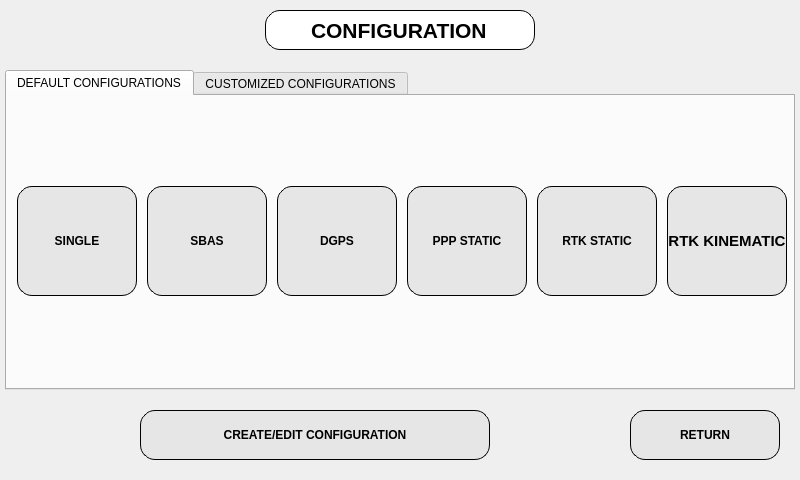
<?xml version="1.0" encoding="UTF-8"?>
<ui version="4.0">
 <class>ChoixConfig</class>
 <widget class="QDialog" name="ChoixConfig">
  <property name="geometry">
   <rect>
    <x>0</x>
    <y>0</y>
    <width>800</width>
    <height>480</height>
   </rect>
  </property>
  <property name="windowTitle">
   <string>Dialog</string>
  </property>
  <widget class="QTabWidget" name="tabWidget">
   <property name="geometry">
    <rect>
     <x>5</x>
     <y>70</y>
     <width>790</width>
     <height>320</height>
    </rect>
   </property>
   <property name="tabPosition">
    <enum>QTabWidget::North</enum>
   </property>
   <property name="tabShape">
    <enum>QTabWidget::Rounded</enum>
   </property>
   <property name="currentIndex">
    <number>0</number>
   </property>
   <widget class="QWidget" name="Default_tab">
    <attribute name="title">
     <string>DEFAULT CONFIGURATIONS</string>
    </attribute>
    <widget class="QPushButton" name="SingleButton">
     <property name="geometry">
      <rect>
       <x>10</x>
       <y>90</y>
       <width>120</width>
       <height>110</height>
      </rect>
     </property>
     <property name="font">
      <font>
       <weight>75</weight>
       <bold>true</bold>
      </font>
     </property>
     <property name="styleSheet">
      <string notr="true">border-radius: 15px;
border: 1px solid black;
background-color: rgb(230, 230, 230);</string>
     </property>
     <property name="text">
      <string>SINGLE</string>
     </property>
    </widget>
    <widget class="QPushButton" name="DGPSButton">
     <property name="geometry">
      <rect>
       <x>270</x>
       <y>90</y>
       <width>120</width>
       <height>110</height>
      </rect>
     </property>
     <property name="font">
      <font>
       <weight>75</weight>
       <bold>true</bold>
      </font>
     </property>
     <property name="styleSheet">
      <string notr="true">border-radius: 15px;
border: 1px solid black;
background-color: rgb(230, 230, 230);</string>
     </property>
     <property name="text">
      <string>DGPS</string>
     </property>
    </widget>
    <widget class="QPushButton" name="RTKButton">
     <property name="geometry">
      <rect>
       <x>530</x>
       <y>90</y>
       <width>120</width>
       <height>110</height>
      </rect>
     </property>
     <property name="font">
      <font>
       <weight>75</weight>
       <bold>true</bold>
      </font>
     </property>
     <property name="styleSheet">
      <string notr="true">border-radius: 15px;
border: 1px solid black;
background-color: rgb(230, 230, 230);</string>
     </property>
     <property name="text">
      <string>RTK STATIC</string>
     </property>
    </widget>
    <widget class="QPushButton" name="RTKButton_2">
     <property name="geometry">
      <rect>
       <x>660</x>
       <y>90</y>
       <width>120</width>
       <height>110</height>
      </rect>
     </property>
     <property name="font">
      <font>
       <pointsize>11</pointsize>
       <weight>75</weight>
       <bold>true</bold>
      </font>
     </property>
     <property name="styleSheet">
      <string notr="true">border-radius: 15px;
border: 1px solid black;
background-color: rgb(230, 230, 230);</string>
     </property>
     <property name="text">
      <string>RTK KINEMATIC</string>
     </property>
    </widget>
    <widget class="QPushButton" name="PPPButton">
     <property name="geometry">
      <rect>
       <x>400</x>
       <y>90</y>
       <width>120</width>
       <height>110</height>
      </rect>
     </property>
     <property name="font">
      <font>
       <weight>75</weight>
       <bold>true</bold>
      </font>
     </property>
     <property name="styleSheet">
      <string notr="true">border-radius: 15px;
border: 1px solid black;
background-color: rgb(230, 230, 230);</string>
     </property>
     <property name="text">
      <string>PPP STATIC</string>
     </property>
    </widget>
    <widget class="QPushButton" name="SBASButton">
     <property name="geometry">
      <rect>
       <x>140</x>
       <y>90</y>
       <width>120</width>
       <height>110</height>
      </rect>
     </property>
     <property name="font">
      <font>
       <weight>75</weight>
       <bold>true</bold>
      </font>
     </property>
     <property name="styleSheet">
      <string notr="true">border-radius: 15px;
border: 1px solid black;
background-color: rgb(230, 230, 230);</string>
     </property>
     <property name="text">
      <string>SBAS</string>
     </property>
    </widget>
   </widget>
   <widget class="QWidget" name="Customized_tab">
    <attribute name="title">
     <string>CUSTOMIZED CONFIGURATIONS</string>
    </attribute>
    <widget class="QPushButton" name="Custom3Button">
     <property name="geometry">
      <rect>
       <x>270</x>
       <y>20</y>
       <width>120</width>
       <height>110</height>
      </rect>
     </property>
     <property name="font">
      <font>
       <weight>75</weight>
       <bold>true</bold>
      </font>
     </property>
     <property name="styleSheet">
      <string notr="true">border-radius: 15px;
border: 1px solid black;
background-color: rgb(230, 230, 230);</string>
     </property>
     <property name="text">
      <string>CUSTOM 3</string>
     </property>
    </widget>
    <widget class="QPushButton" name="Custom5Button">
     <property name="geometry">
      <rect>
       <x>530</x>
       <y>20</y>
       <width>120</width>
       <height>110</height>
      </rect>
     </property>
     <property name="font">
      <font>
       <weight>75</weight>
       <bold>true</bold>
      </font>
     </property>
     <property name="styleSheet">
      <string notr="true">border-radius: 15px;
border: 1px solid black;
background-color: rgb(230, 230, 230);</string>
     </property>
     <property name="text">
      <string>CUSTOM 5</string>
     </property>
    </widget>
    <widget class="QPushButton" name="Custom6Button">
     <property name="geometry">
      <rect>
       <x>660</x>
       <y>20</y>
       <width>120</width>
       <height>110</height>
      </rect>
     </property>
     <property name="font">
      <font>
       <pointsize>11</pointsize>
       <weight>75</weight>
       <bold>true</bold>
      </font>
     </property>
     <property name="styleSheet">
      <string notr="true">border-radius: 15px;
border: 1px solid black;
background-color: rgb(230, 230, 230);</string>
     </property>
     <property name="text">
      <string>CUSTOM 6</string>
     </property>
    </widget>
    <widget class="QPushButton" name="Custom4Button">
     <property name="geometry">
      <rect>
       <x>400</x>
       <y>20</y>
       <width>120</width>
       <height>110</height>
      </rect>
     </property>
     <property name="font">
      <font>
       <weight>75</weight>
       <bold>true</bold>
      </font>
     </property>
     <property name="styleSheet">
      <string notr="true">border-radius: 15px;
border: 1px solid black;
background-color: rgb(230, 230, 230);</string>
     </property>
     <property name="text">
      <string>CUSTOM 4</string>
     </property>
    </widget>
    <widget class="QPushButton" name="Custom2Button">
     <property name="geometry">
      <rect>
       <x>140</x>
       <y>20</y>
       <width>120</width>
       <height>110</height>
      </rect>
     </property>
     <property name="font">
      <font>
       <weight>75</weight>
       <bold>true</bold>
      </font>
     </property>
     <property name="styleSheet">
      <string notr="true">border-radius: 15px;
border: 1px solid black;
background-color: rgb(230, 230, 230);</string>
     </property>
     <property name="text">
      <string>CUSTOM  2</string>
     </property>
    </widget>
    <widget class="QPushButton" name="Custom9Button">
     <property name="geometry">
      <rect>
       <x>270</x>
       <y>160</y>
       <width>120</width>
       <height>110</height>
      </rect>
     </property>
     <property name="font">
      <font>
       <weight>75</weight>
       <bold>true</bold>
      </font>
     </property>
     <property name="styleSheet">
      <string notr="true">border-radius: 15px;
border: 1px solid black;
background-color: rgb(230, 230, 230);</string>
     </property>
     <property name="text">
      <string>CUSTOM 9</string>
     </property>
    </widget>
    <widget class="QPushButton" name="Custom11Button">
     <property name="geometry">
      <rect>
       <x>530</x>
       <y>160</y>
       <width>120</width>
       <height>110</height>
      </rect>
     </property>
     <property name="font">
      <font>
       <weight>75</weight>
       <bold>true</bold>
      </font>
     </property>
     <property name="styleSheet">
      <string notr="true">border-radius: 15px;
border: 1px solid black;
background-color: rgb(230, 230, 230);</string>
     </property>
     <property name="text">
      <string>CUSTOM 11</string>
     </property>
    </widget>
    <widget class="QPushButton" name="Custom12Button">
     <property name="geometry">
      <rect>
       <x>660</x>
       <y>160</y>
       <width>120</width>
       <height>110</height>
      </rect>
     </property>
     <property name="font">
      <font>
       <pointsize>11</pointsize>
       <weight>75</weight>
       <bold>true</bold>
      </font>
     </property>
     <property name="styleSheet">
      <string notr="true">border-radius: 15px;
border: 1px solid black;
background-color: rgb(230, 230, 230);</string>
     </property>
     <property name="text">
      <string>CUSTOM 12</string>
     </property>
    </widget>
    <widget class="QPushButton" name="Custom10Button">
     <property name="geometry">
      <rect>
       <x>400</x>
       <y>160</y>
       <width>120</width>
       <height>110</height>
      </rect>
     </property>
     <property name="font">
      <font>
       <weight>75</weight>
       <bold>true</bold>
      </font>
     </property>
     <property name="styleSheet">
      <string notr="true">border-radius: 15px;
border: 1px solid black;
background-color: rgb(230, 230, 230);</string>
     </property>
     <property name="text">
      <string>CUSTOM 10</string>
     </property>
    </widget>
    <widget class="QPushButton" name="Custom7Button">
     <property name="geometry">
      <rect>
       <x>10</x>
       <y>160</y>
       <width>120</width>
       <height>110</height>
      </rect>
     </property>
     <property name="font">
      <font>
       <weight>75</weight>
       <bold>true</bold>
      </font>
     </property>
     <property name="styleSheet">
      <string notr="true">border-radius: 15px;
border: 1px solid black;
background-color: rgb(230, 230, 230);</string>
     </property>
     <property name="text">
      <string>CUSTOM 7</string>
     </property>
    </widget>
    <widget class="QPushButton" name="Custom8Button">
     <property name="geometry">
      <rect>
       <x>140</x>
       <y>160</y>
       <width>120</width>
       <height>110</height>
      </rect>
     </property>
     <property name="font">
      <font>
       <weight>75</weight>
       <bold>true</bold>
      </font>
     </property>
     <property name="styleSheet">
      <string notr="true">border-radius: 15px;
border: 1px solid black;
background-color: rgb(230, 230, 230);</string>
     </property>
     <property name="text">
      <string>CUSTOM 8</string>
     </property>
    </widget>
    <widget class="QPushButton" name="Custom1Button">
     <property name="geometry">
      <rect>
       <x>10</x>
       <y>20</y>
       <width>120</width>
       <height>110</height>
      </rect>
     </property>
     <property name="font">
      <font>
       <weight>75</weight>
       <bold>true</bold>
      </font>
     </property>
     <property name="styleSheet">
      <string notr="true">border-radius: 15px;
border: 1px solid black;
background-color: rgb(230, 230, 230);</string>
     </property>
     <property name="text">
      <string>CUSTOM  1</string>
     </property>
    </widget>
   </widget>
  </widget>
  <widget class="QPushButton" name="ReturnButton">
   <property name="geometry">
    <rect>
     <x>630</x>
     <y>410</y>
     <width>150</width>
     <height>50</height>
    </rect>
   </property>
   <property name="font">
    <font>
     <weight>75</weight>
     <bold>true</bold>
    </font>
   </property>
   <property name="styleSheet">
    <string notr="true">border-radius: 15px;
border: 1px solid black;
background-color: rgb(230, 230, 230);</string>
   </property>
   <property name="text">
    <string>RETURN</string>
   </property>
  </widget>
  <widget class="QLineEdit" name="WindowTitleEdit">
   <property name="geometry">
    <rect>
     <x>265</x>
     <y>10</y>
     <width>270</width>
     <height>40</height>
    </rect>
   </property>
   <property name="font">
    <font>
     <pointsize>16</pointsize>
     <weight>75</weight>
     <bold>true</bold>
    </font>
   </property>
   <property name="styleSheet">
    <string notr="true">border-radius: 15px;
border: 1px solid black;
</string>
   </property>
   <property name="text">
    <string>CONFIGURATION</string>
   </property>
   <property name="alignment">
    <set>Qt::AlignCenter</set>
   </property>
   <property name="readOnly">
    <bool>true</bool>
   </property>
  </widget>
  <widget class="QPushButton" name="EditeButton">
   <property name="geometry">
    <rect>
     <x>140</x>
     <y>410</y>
     <width>350</width>
     <height>50</height>
    </rect>
   </property>
   <property name="font">
    <font>
     <weight>75</weight>
     <bold>true</bold>
    </font>
   </property>
   <property name="styleSheet">
    <string notr="true">border-radius: 15px;
border: 1px solid black;
background-color: rgb(230, 230, 230);</string>
   </property>
   <property name="text">
    <string>CREATE/EDIT CONFIGURATION</string>
   </property>
  </widget>
 </widget>
 <resources/>
 <connections/>
</ui>
